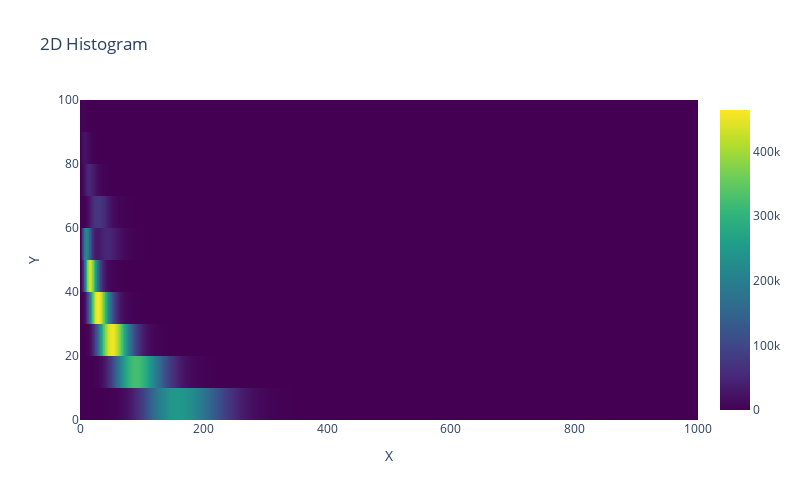

The code cell stored with this chart in its notebook:
### Code cell
import numpy as np
import plotly.graph_objects as go
from ipywidgets import interact
import ipywidgets as widgets

# -- Your TH2 histogram from ROOT
hist2d = hists_read[0][type_loc]
nbins_x = hist2d.GetNbinsX()
nbins_y = hist2d.GetNbinsY()

# Bin centers
x_centers = [hist2d.GetXaxis().GetBinCenter(i+1) for i in range(nbins_x)]
y_centers = [hist2d.GetYaxis().GetBinCenter(j+1) for j in range(nbins_y)]

# Full Z data for 2D heatmap
z_content = np.array([[hist2d.GetBinContent(i+1, j+1)
                       for i in range(nbins_x)] for j in range(nbins_y)])

# -- Draw 2D heatmap once
heatmap_fig = go.Figure()
heatmap_fig.add_trace(go.Heatmap(
    x=x_centers,
    y=y_centers,
    z=z_content,
    coloraxis="coloraxis"
))
heatmap_fig.update_layout(
    height=500,
    width=800,
    title="2D Histogram",
    coloraxis={"colorscale": "Viridis"},
    xaxis_title="X",
    yaxis_title="Y"
)
heatmap_fig.show()

# -- Interactive projection
@interact(binY=widgets.IntSlider(min=1, max=nbins_y, step=1, value=1, description='Y bin'))
def update_projection(binY):
    binY_index = binY - 1
    projection = z_content[binY_index, :]  # Single row = X projection at Y bin
    y_bin_center = y_centers[binY_index]

    fig = go.Figure()
    fig.add_trace(go.Bar(x=x_centers, y=projection))
    fig.update_layout(
        title=f"X Projection at Y = {y_bin_center:.2f}",
        xaxis_title="X",
        yaxis_title="Counts",
        height=300,
        width=800
    )
    fig.show()

### Figure 1 — Plotly figure (JSON) as saved in the notebook; plotly's stock layout.template omitted (floating-point values rounded to 4 significant figures; data arrays with more than 128 entries replaced by an {"elided": "..."} marker saying what was removed)
{"data": [{"coloraxis": "coloraxis", "type": "heatmap", "x": {"elided": "1000 float values"}, "y": [5, 15, 25, 35, 45, 55, 65, 75, 85, 95], "z": {"elided": "10x1000 int values"}}], "layout": {"coloraxis": {"colorscale": [[0, "#440154"], [0.1111, "#482878"], [0.2222, "#3e4989"], [0.3333, "#31688e"], [0.4444, "#26828e"], [0.5556, "#1f9e89"], [0.6667, "#35b779"], [0.7778, "#6ece58"], [0.8889, "#b5de2b"], [1, "#fde725"]]}, "height": 500, "title": {"text": "2D Histogram"}, "width": 800, "xaxis": {"title": {"text": "X"}}, "yaxis": {"title": {"text": "Y"}}}}
